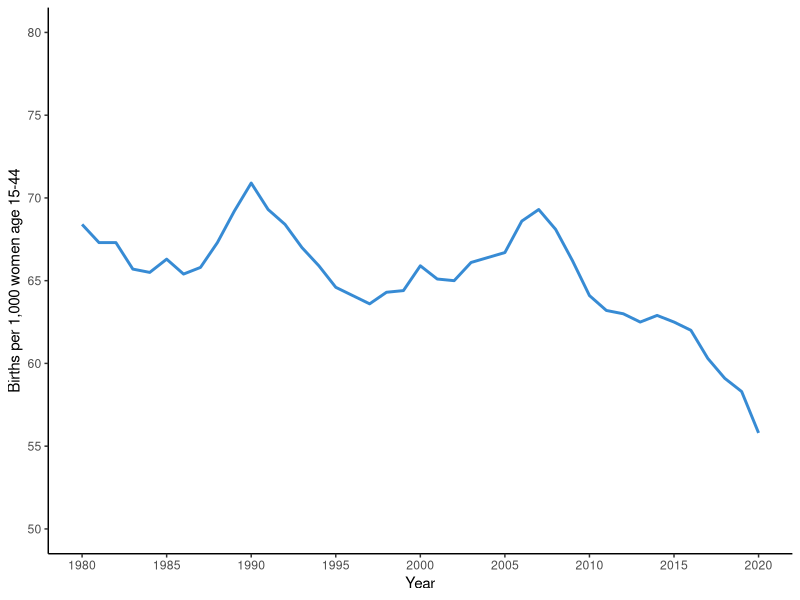
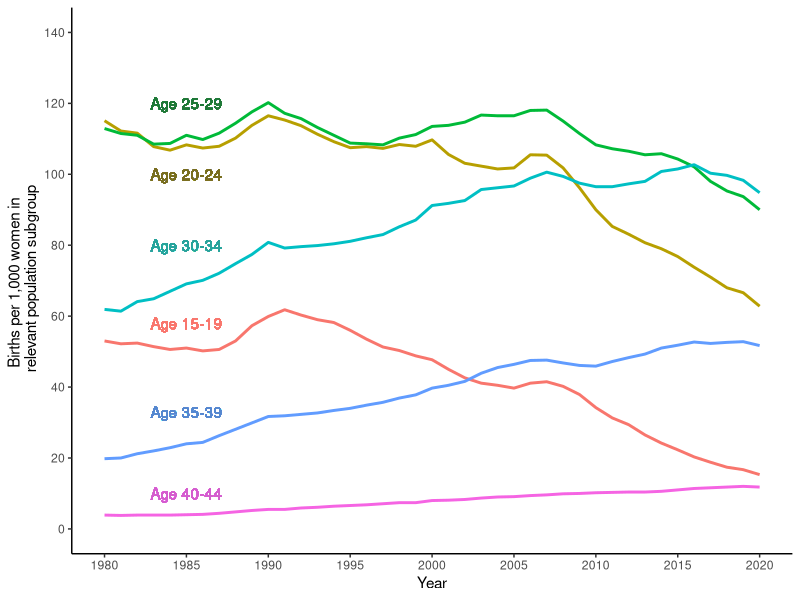
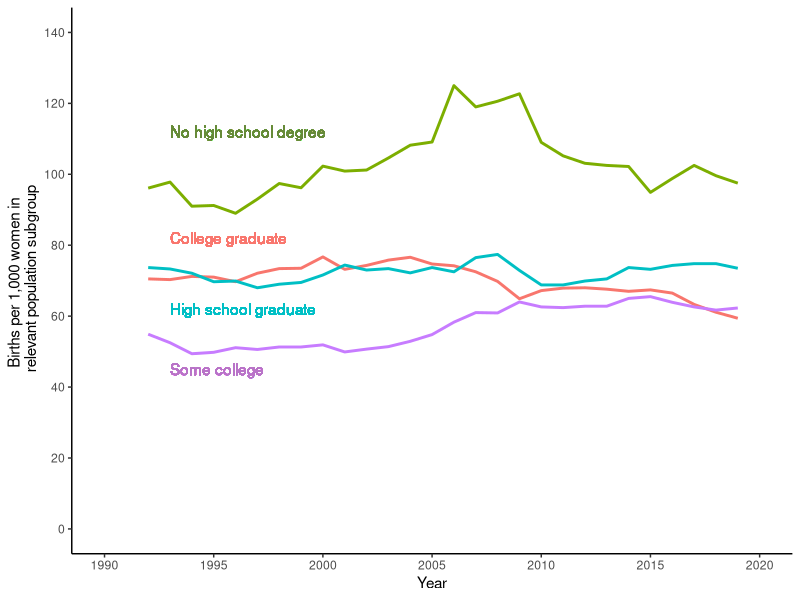
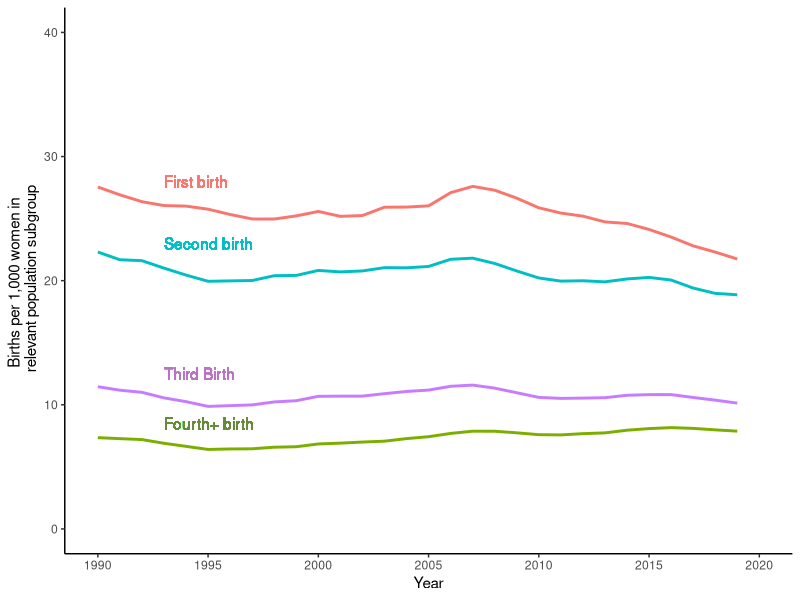
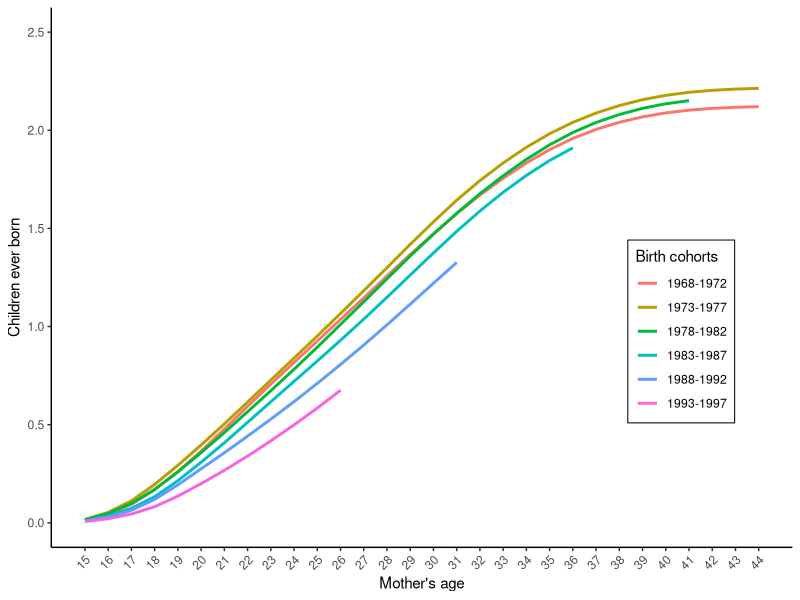

Write R code to recreate these figures, in order.
#### Preamble ####
# Purpose: Replication of figures in the original paper
# Author: Aaron Xiaozhou Liu, Jimmy Luc, Maroosh Gillani
# Date: 12 February 2024
# Contact: maroosh.gillani@mail.utoronto.ca, aaronxiaozhou.liu@mail.utoronto.ca, jimmy.luc@mail.utoronto.ca
# License: MIT
# Pre-requisites: Must have data downloaded


#### Workspace setup ####

library(tidyverse)
library(dplyr)
library(ggplot2)
library(here)
library(haven)

#### Load data ####

### Figure 1 ###
# acquire figure 1 data from fig_1.csv
fig_1_data <- 
  read.csv(file=here("data/fig_1.csv"))

# replicate figure 1 from the original paper
fig_1_data %>% ggplot(aes(x = year, y = brate_all)) +
  geom_line(color = "#378bd4", size = 1) +
  labs(x = "Year", y = "Births per 1,000 women age 15-44") +
  scale_y_continuous(limits = c(50,80), breaks = seq(50, 80, by = 5)) +
  scale_x_continuous(limits = c(1980,2020), breaks = seq(1980, 2020, by = 5)) +
  theme_classic()

### Figure 2 ###
## Figure 2a ##
# acquire figure 2a data from figs_2a_2b.csv
fig_2a_data <-
  read.csv(file=here("data/figs_2a_2b.csv"))

fig_2a_data <- fig_2a_data %>% select(year, brate_1519, brate_2024, brate_2529, brate_3034, brate_3539, brate_4044)

fig_2a_data_long <- fig_2a_data %>%
  pivot_longer(cols = -year, names_to = "Age_Group", values_to = "Birth_Rate")

# replicate figure 2a from the original paper
fig_2a_data_long %>% ggplot(aes(x = year, y = Birth_Rate, color = Age_Group)) +
  geom_line(size = 1) +
  labs(x = "Year", y = "Births per 1,000 women in \n relevant population subgroup", color = "Age Group") +
  scale_y_continuous(limits = c(0, 140), breaks = seq(0, 150, by = 20)) +
  scale_x_continuous(limits = c(1980, 2020), breaks = seq(1980, 2020, by = 5)) +
  geom_text(aes(x = 1985, y = 120), label = "Age 25-29", color = "#1e7837") +
  geom_text(aes(x = 1985, y = 100), label = "Age 20-24", color = "#786d1e") +
  geom_text(aes(x = 1985, y = 80), label = "Age 30-34", color = "#27a39b") +
  geom_text(aes(x = 1985, y = 58), label = "Age 15-19", color = "#f8766d") +
  geom_text(aes(x = 1985, y = 33), label = "Age 35-39", color = "#5587cf") +
  geom_text(aes(x = 1985, y = 10), label = "Age 40-44", color = "#d45dce") +
  theme_classic() +
  theme(legend.position = "none")

## Figure 2d ##
# acquire figure 2d data from figs_1_2_3.csv
fig_2d_data <-
  read.csv(file=here("data/figs_1_2_3.csv"))

fig_2d_data <- fig_2d_data %>% select(year, brate_hsdropout,	brate_hsgrad,	brate_somecol,	brate_colgrad)

fig_2d_data <- na.omit(fig_2d_data)

fig_2d_data_long <- fig_2d_data %>%
  pivot_longer(cols = -year, names_to = "Education_Level", values_to = "Birth_Rate")

# replicate figure 2d from the original paper
fig_2d_data_long %>% ggplot(aes(x = year, y = Birth_Rate, color = Education_Level)) +
  geom_line(size = 1) +
  labs(x = "Year", y = "Births per 1,000 women in \n relevant population subgroup", color = "Education Level") +
  scale_y_continuous(limits = c(0, 140), breaks = seq(0, 150, by = 20)) +
  scale_x_continuous(limits = c(1990, 2020), breaks = seq(1990, 2020, by = 5)) +
  geom_text(aes(x = 1993, y = 112), label = "No high school degree", color = "#668a38", hjust = 0) +
  geom_text(aes(x = 1993, y = 82), label = "College graduate", color = "#f8766d", hjust = 0) +
  theme_classic() +
  geom_text(aes(x = 1993, y = 62), label = "High school graduate", color = "#00bfc4", hjust = 0) +
  geom_text(aes(x = 1993, y = 45), label = "Some college", color = "#b873c7", hjust = 0) +
  theme_classic() +
  theme(legend.position = "none")

## Figure 2f ##
# acquire figure 2f data from NCHS Natality Microdata's nchs_births_pop_1990_2019.dta and SEER's age_race_comp_seer.dta
nchs_births_data <- read_dta(here("data/nchs_births_pop_1990_2019.dta"))
seer_data <- read_dta(here("data/age_race_comp_seer.dta"))

merged_data <- merge(nchs_births_data, seer_data, by = c("stname", "year"))

merged_data <- merged_data %>%
  mutate(
    brate_firstbirth = merged_data$numbirth_firstbirth / merged_data$pop1544 * 1000,
    brate_secondbirth = merged_data$numbirth_secondbirth / merged_data$pop1544 * 1000,
    brate_thirdbirth = merged_data$numbirth_thirdbirth / merged_data$pop1544 * 1000,
    brate_fourthbirth = merged_data$numbirth_fourthbirth / merged_data$pop1544 * 1000
  ) %>%
  select(year, starts_with("brate_"))

merged_data_long <- merged_data %>%
  pivot_longer(cols = -year, names_to = "Parity", values_to = "Birth_Rate")

# replicate figure 2f from the original paper
merged_data_long %>% ggplot(aes(x = year, y = round(Birth_Rate, digits = 1), color = Parity)) +
  geom_line(size = 1, stat = "summary", fun = mean) +
  labs(x = "Year", y = "Births per 1,000 women in \n relevant population subgroup", color = "Parity") +
  scale_y_continuous(limits = c(0, 40), breaks = seq(0, 40, by = 10)) +
  scale_x_continuous(limits = c(1990, 2020), breaks = seq(1990, 2020, by = 5)) +
  geom_text(aes(x = 1993, y = 28), label = "First birth", color = "#f8766d", hjust = 0) +
  geom_text(aes(x = 1993, y = 23), label = "Second birth", color = "#00bfc4", hjust = 0) +
  geom_text(aes(x = 1993, y = 12.5), label = "Third Birth", color = "#b873c7", hjust = 0) +
  geom_text(aes(x = 1993, y = 8.5), label = "Fourth+ birth", color = "#668a38", hjust = 0) +
  theme_classic() +
  theme(legend.position = "none")

### Figure 5 ###
# acquire figure 5 data from CDC SEER's agecomp-seer.dta
seer_cohort_data <- 
  read_dta(here("data/agecomp-seer.dta"))

nchs_cohort_data <- 
  read_dta(here("data/nchs_cohort_analysis.dta"))

# code to replicate figure 5 from: https://github.com/KCtt457/us-birth-rates-decline
# Process population data to aggregate by cohort
fig5_pop_data1 <- seer_cohort_data %>%
  select(1:32) %>%
  select(-c(stname)) %>%
  group_by(year) %>%
  summarise(across(everything(),sum)) # https://stackoverflow.com/questions/1660124/how-to-sum-a-variable-by-group

fig5_pop_data1 <- fig5_pop_data1 %>%
  pivot_longer(-c(year), names_to = "mage", values_to = "pop")

fig5_pop_data1 <- fig5_pop_data1 %>%
  mutate(mage = as.numeric(str_replace(mage, "fem", ""))) %>%
  mutate(cohort = year - mage) %>%
  mutate(cohort2 = case_when(cohort >= 1968 & cohort <=1972 ~ 1,
                             cohort >= 1973 & cohort <=1977 ~ 2,
                             cohort >= 1978 & cohort <=1982 ~ 3,
                             cohort >= 1983 & cohort <=1987 ~ 4,
                             cohort >= 1988 & cohort <=1992 ~ 5,
                             cohort >= 1993 & cohort <=1997 ~ 6))

fig5_pop_data1 <- na.omit(fig5_pop_data1)
fig5_pop_data1 <- fig5_pop_data1 %>%
  group_by(cohort2, mage) %>%
  summarise(pop = sum(pop))

# Join dataframes for population and birth data
nchs_cohort_data <- full_join(nchs_cohort_data, fig5_pop_data1, by=c("mage", "cohort2")) %>%
  mutate(cohort_years = case_when(cohort2 == 1 ~ "1968-1972",
                                  cohort2 == 2 ~ "1973-1977",
                                  cohort2 == 3 ~ "1978-1982",
                                  cohort2 == 4 ~ "1983-1987",
                                  cohort2 == 5 ~ "1988-1992",
                                  cohort2 == 6 ~ "1993-1997"))

# replicate figure 5 from the original paper
# Calculate birth rates
nchs_cohort_data <- nchs_cohort_data %>%
  mutate(brate=numbirth/pop*1000,
         age_20_24_year = case_when(cohort2 == 1 ~ 1992,
                                    cohort2 == 2 ~ 1997,
                                    cohort2 == 3 ~ 2002,
                                    cohort2 == 4 ~ 2007,
                                    cohort2 == 5 ~ 2012,
                                    cohort2 == 6 ~ 2017)
  )

# Calculate cumulative birth rates for each cohort
nchs_cohort_data <- nchs_cohort_data %>%
  group_by(cohort2) %>%
  mutate(cum_brate = cumsum(brate)/1000, 
         cohort_years = case_when(cohort2 == 1 ~ "1968-1972",
                                  cohort2 == 2 ~ "1973-1977",
                                  cohort2 == 3 ~ "1978-1982",
                                  cohort2 == 4 ~ "1983-1987",
                                  cohort2 == 5 ~ "1988-1992",
                                  cohort2 == 6 ~ "1993-1997")) 
# Make plot (Figure 5 replication)
nchs_cohort_data %>%
  ggplot(aes(x = mage,
             y = cum_brate,
             color = cohort_years)) +
  geom_line(size = 1) +
  labs(x = "Mother's age", y = "Children ever born", color = "Birth cohorts") +
  scale_y_continuous(limits=c(0, 2.5), breaks=seq(0, 2.5, by = .5)) +
  scale_x_continuous(limits=c(15, 44), breaks=seq(15, 44, by = 1)) +
  theme_classic() + 
  theme(legend.background = element_blank(), legend.box.background = element_rect(), legend.position = c(0.85,0.4), axis.text.x = element_text(angle = 45, hjust = 1))
